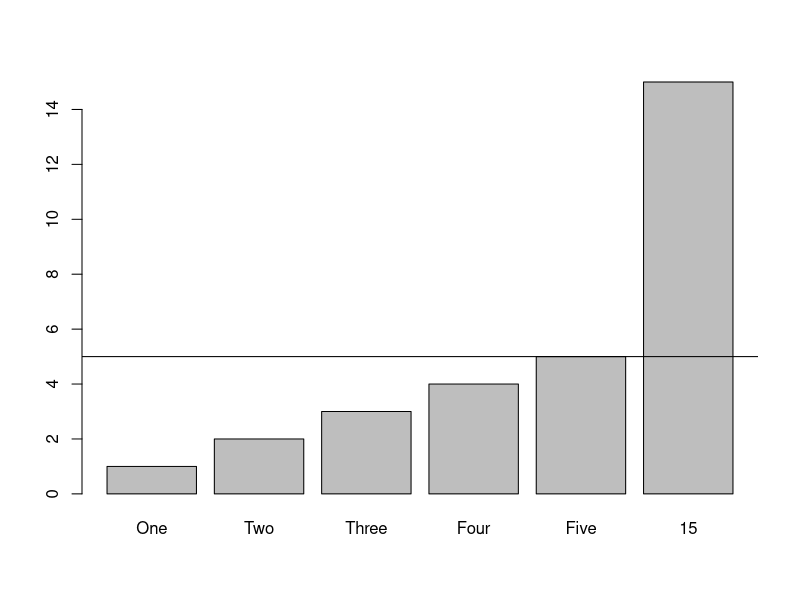
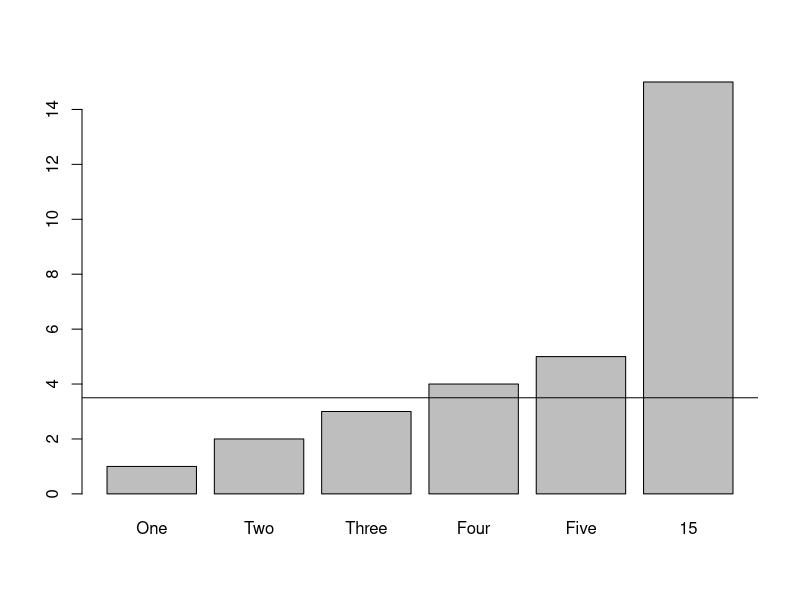

Write the R code that produced these figures, in order.
numbers <- c(1, 2, 3, 4, 5,15)
names(numbers) <- c('One', 'Two', 'Three', 'Four', 'Five','15')

#mean number
mean(numbers)

#plot diagram
barplot(numbers)

#plot diagram with mean line
abline(h = mean(numbers))

#For such cases better user median, which is the middle number
#median number
median(numbers)

#plot diagram
barplot(numbers)

#plot diagram with median line
abline(h = median(numbers))